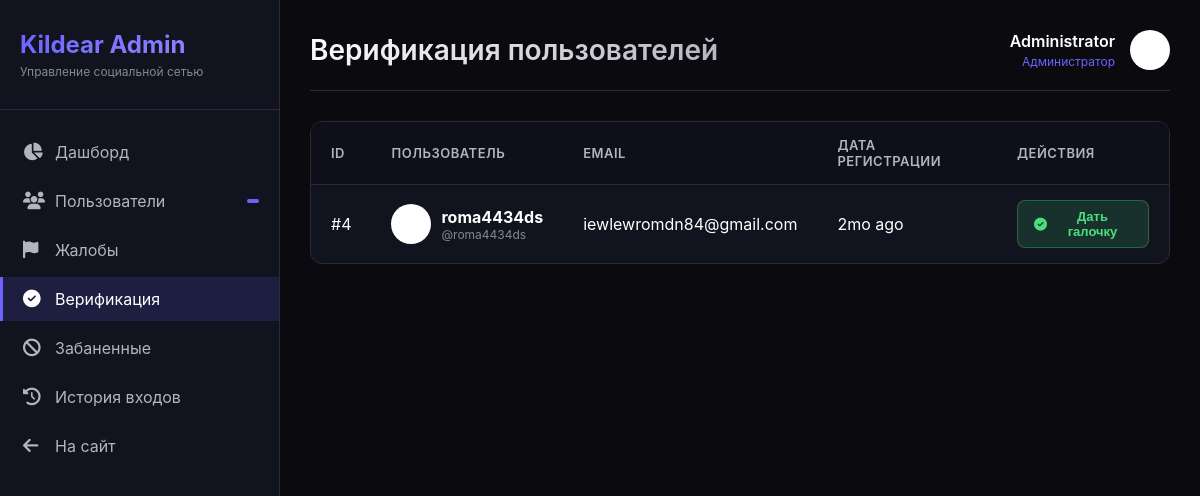
The app's page /admin/verification (signed in) with its own data.
### app.py (models this page shows, shortened)
class User(UserMixin, db.Model):
    id = db.Column(db.Integer, primary_key=True)
    username = db.Column(db.String(40), unique=True, nullable=False)
    email = db.Column(db.String(120), unique=True, nullable=False)
    password_hash = db.Column(db.String(256), nullable=False)
    display_name = db.Column(db.String(60), default="")
    bio = db.Column(db.String(500), default="")
    preset_avatar = db.Column(db.Integer, default=1)
    preset_cover = db.Column(db.Integer, nullable=True)
    can_upload_custom_avatar = db.Column(db.Boolean, default=False)
    can_upload_custom_cover = db.Column(db.Boolean, default=False)
    custom_avatar = db.Column(db.String(300), nullable=True)
    custom_cover = db.Column(db.String(300), nullable=True)
    website = db.Column(db.String(200), default="")
    location = db.Column(db.String(100), default="")
    accent_color = db.Column(db.String(7), default="#6c63ff")
    is_private = db.Column(db.Boolean, default=False)
    is_verified = db.Column(db.Boolean, default=False)
    is_banned = db.Column(db.Boolean, default=False)
    is_admin = db.Column(db.Boolean, default=False)
    is_moderator = db.Column(db.Boolean, default=False)
    is_online = db.Column(db.Boolean, default=False)
    last_seen = db.Column(db.DateTime, default=datetime.utcnow)
    created_at = db.Column(db.DateTime, default=datetime.utcnow)
    two_factor_enabled = db.Column(db.Boolean, default=False)
    two_factor_secret = db.Column(db.String(32), nullable=True)
    following = db.relationship(
        "User", secondary=follows,
        primaryjoin=follows.c.follower_id == id,
        secondaryjoin=follows.c.followed_id == id,
        backref=db.backref("followers", lazy="dynamic"),
        lazy="dynamic"
    )
    blocked_users = db.relationship(
        "User", secondary=blocks,
        primaryjoin=blocks.c.blocker_id == id,
        secondaryjoin=blocks.c.blocked_id == id,
        backref=db.backref("blocked_by", lazy="dynamic"),
        lazy="dynamic"
    )
    posts = db.relationship("Post", backref="author", lazy="dynamic", foreign_keys="Post.user_id")
    sent_msgs = db.relationship("Message", backref="sender", lazy="dynamic", foreign_keys="Message.sender_id")
    recv_msgs = db.relationship("Message", backref="receiver", lazy="dynamic", foreign_keys="Message.receiver_id")
    notifications = db.relationship("Notification", backref="recipient", lazy="dynamic",
                                    foreign_keys="Notification.user_id")
    comments = db.relationship("Comment", backref="author", lazy="dynamic")
    owned_groups = db.relationship("Group", backref="owner", lazy="dynamic")
    owned_channels = db.relationship("Channel", backref="owner", lazy="dynamic")
    login_history = db.relationship("LoginHistory", backref="user", lazy="dynamic")

### app.py (the view)
@app.route("/admin/verification")
@login_required
@admin_required
def admin_verification():
    page = request.args.get("page", 1, type=int)
    users = User.query.filter_by(is_verified=False, is_banned=False).order_by(User.created_at.desc()).paginate(
        page=page, per_page=20)
    return render_template("admin/verification.html", users=users)

### app.py (called while the page is built)
@app.template_filter('timeago')
def timeago_filter(date):
    if not date:
        return 'recently'
    now = datetime.utcnow()
    diff = now - date
    if diff.days > 365:
        return f"{diff.days // 365}y ago"
    elif diff.days > 30:
        return f"{diff.days // 30}mo ago"
    elif diff.days > 0:
        return f"{diff.days}d ago"
    elif diff.seconds > 3600:
        return f"{diff.seconds // 3600}h ago"
    elif diff.seconds > 60:
        return f"{diff.seconds // 60}m ago"
    else:
        return "just now"

def admin_required(f):
    @wraps(f)
    def decorated_function(*args, **kwargs):
        if not current_user.is_authenticated or not current_user.is_admin:
            abort(403)
        return f(*args, **kwargs)
    return decorated_function

def get_client_ip():
    if request.headers.get('X-Forwarded-For'):
        return request.headers.get('X-Forwarded-For').split(',')[0].strip()
    return request.remote_addr or '0.0.0.0'

@app.before_request
def ddos_shield():
    ip = get_client_ip()
    if ip in _blocked_ips:
        abort(429)
    now = time.time()
    window = [t for t in _req_log[ip] if now - t < 10]
    window.append(now)
    _req_log[ip] = window
    if len(window) > 200:
        _blocked_ips.add(ip)
        app.logger.warning(f"[DDoS] Blocked IP: {ip}")
        abort(429)
    if request.content_length and request.content_length > app.config["MAX_CONTENT_LENGTH"]:
        abort(413)

@login_mgr.user_loader
def load_user(user_id):
    return db.session.get(User, int(user_id))

### templates/admin/verification.html (shortened to what this page needs)
{% extends "admin/base_admin.html" %}
{% block header %}Верификация пользователей{% endblock %}
{% block content %}
<div class="admin-table-container">
    <table class="admin-table">
        <thead>
            <tr>
                <th>ID</th>
                <th>Пользователь</th>
                <th>Email</th>
                <th>Дата регистрации</th>
                <th>Действия</th>
            </tr>
        </thead>
        <tbody>
            {% for user in users.items %}
            <tr>
                <td>#{{ user.id }}</td>
                <td>
                    <div style="display: flex; align-items: center; gap: 10px;">
                        <img src="{{ user.avatar or '/static/default_avatar.png' }}" style="width: 40px; height: 40px; border-radius: 50%;">
                        <div>
                            <strong>{{ user.display_name or user.username }}</strong>
                            <div style="font-size: 12px; color: #7f8c8d;">@{{ user.username }}</div>
                        </div>
                    </div>
                </td>
                <td>{{ user.email }}</td>
                <td>{{ user.created_at|timeago }}</td>
                <td>
                    <form method="POST" action="{{ url_for('admin_toggle_verify', user_id=user.id) }}" style="display: inline;">
                        <button type="submit" class="admin-btn admin-btn-success" onclick="return confirm('Верифицировать пользователя {{ user.username }}?')">
                            <i class="fa-solid fa-check-circle"></i> Дать галочку
                        </button>
                    </form>
                </td>
            </tr>
            {% else %}
            <tr>
                <td colspan="5" style="text-align: center; color: #7f8c8d;">Нет пользователей, ожидающих верификации</td>
            </tr>
            {% endfor %}
        </tbody>
    </table>
</div>
{% endblock %}

### templates/admin/base_admin.html (shortened to what this page needs)
<!DOCTYPE html>
<html lang="ru">
<head>
    <link rel="stylesheet" href="https://cdnjs.cloudflare.com/ajax/libs/font-awesome/6.4.0/css/all.min.css">
</head>
<body>
    <div class="admin-layout">
        <div class="admin-sidebar">
            <div class="admin-logo">
                <h2>Kildear Admin</h2>
                <p>Управление социальной сетью</p>
            </div>
            <ul class="admin-nav">
                <li class="admin-nav-item">
                    <a href="{{ url_for('admin_dashboard') }}" class="admin-nav-link {% if request.endpoint == 'admin_dashboard' %}active{% endif %}">
                        <i class="fa-solid fa-chart-pie"></i>
                        <span>Дашборд</span>
                    </a>
                </li>
                <li class="admin-nav-item">
                    <a href="{{ url_for('admin_users') }}" class="admin-nav-link {% if request.endpoint == 'admin_users' %}active{% endif %}">
                        <i class="fa-solid fa-users"></i>
                        <span>Пользователи</span>
                        <span class="admin-badge">{{ stats.total_users if stats else 0 }}</span>
                    </a>
                </li>
                <li class="admin-nav-item">
                    <a href="{{ url_for('admin_reports') }}" class="admin-nav-link {% if request.endpoint == 'admin_reports' %}active{% endif %}">
                        <i class="fa-solid fa-flag"></i>
                        <span>Жалобы</span>
                    </a>
                </li>
                <li class="admin-nav-item">
                    <a href="{{ url_for('admin_verification') }}" class="admin-nav-link {% if request.endpoint == 'admin_verification' %}active{% endif %}">
                        <i class="fa-solid fa-check-circle"></i>
                        <span>Верификация</span>
                    </a>
                </li>
                <li class="admin-nav-item">
                    <a href="{{ url_for('admin_banned') }}" class="admin-nav-link {% if request.endpoint == 'admin_banned' %}active{% endif %}">
                        <i class="fa-solid fa-ban"></i>
                        <span>Забаненные</span>
                    </a>
                </li>
                <li class="admin-nav-item">
                    <a href="{{ url_for('admin_logs') }}" class="admin-nav-link {% if request.endpoint == 'admin_logs' %}active{% endif %}">
                        <i class="fa-solid fa-history"></i>
                        <span>История входов</span>
                    </a>
                </li>
                <li class="admin-nav-item">
                    <a href="{{ url_for('index') }}" class="admin-nav-link">
                        <i class="fa-solid fa-arrow-left"></i>
                        <span>На сайт</span>
                    </a>
                </li>
            </ul>
        </div>
        <div class="admin-main">
            <div class="admin-header">
                <h1>{% block header %}Панель управления{% endblock %}</h1>
                <div class="admin-user">
                    <div class="admin-user-info">
                        <div class="admin-user-name">{{ current_user.display_name or current_user.username }}</div>
                        <div class="admin-user-role">Администратор</div>
                    </div>
                    <img src="{{ current_user.avatar or '/static/default_avatar.png' }}" alt="Admin">
                </div>
            </div>
            {% block content %}{% endblock %}
        </div>
    </div>
</body>
</html>

### templates/admin/base_admin.html (style rules this page uses)
* { margin: 0; padding: 0; box-sizing: border-box; }
body { font-family: -apple-system, BlinkMacSystemFont, 'Segoe UI', Roboto, Oxygen, Ubuntu, sans-serif; background: #0a0a0f; color: #fff; }
.admin-layout { display: flex; min-height: 100vh; }
.admin-sidebar { width: 280px; background: #11131f; border-right: 1px solid #2a2a3a; padding: 30px 0; position: fixed; height: 100vh; overflow-y: auto; }
.admin-logo { padding: 0 20px 30px; border-bottom: 1px solid #2a2a3a; margin-bottom: 20px; }
.admin-logo h2 { font-size: 24px; font-weight: 700; background: linear-gradient(135deg, #6c63ff, #9b8fff); -webkit-background-clip: text; -webkit-text-fill-color: transparent; }
.admin-logo p { color: #7f8c8d; font-size: 12px; margin-top: 5px; }
.admin-nav { list-style: none; }
.admin-nav-item { margin: 5px 0; }
.admin-nav-link { display: flex; align-items: center; gap: 12px; padding: 12px 20px; color: #b4b4c0; text-decoration: none; transition: all 0.2s; border-left: 3px solid transparent; }
.admin-nav-link.active { background: rgba(108, 99, 255, 0.15); color: #fff; border-left-color: #6c63ff; }
.admin-nav-link i { width: 20px; font-size: 1.1rem; }
.admin-badge { margin-left: auto; background: #6c63ff; color: white; font-size: 11px; padding: 2px 6px; border-radius: 10px; }
.admin-main { flex: 1; margin-left: 280px; padding: 30px; }
.admin-header { display: flex; justify-content: space-between; align-items: center; margin-bottom: 30px; padding-bottom: 20px; border-bottom: 1px solid #2a2a3a; }
.admin-header h1 { font-size: 28px; font-weight: 600; background: linear-gradient(135deg, #fff, #b4b4c0); -webkit-background-clip: text; -webkit-text-fill-color: transparent; }
.admin-user { display: flex; align-items: center; gap: 15px; }
.admin-user img { width: 40px; height: 40px; border-radius: 50%; object-fit: cover; }
.admin-user-info { text-align: right; }
.admin-user-name { font-weight: 600; margin-bottom: 3px; }
.admin-user-role { font-size: 12px; color: #6c63ff; }
.admin-table-container { background: #11131f; border: 1px solid #2a2a3a; border-radius: 12px; overflow: hidden; margin-bottom: 30px; }
.admin-table { width: 100%; border-collapse: collapse; }
.admin-table th { text-align: left; padding: 15px 20px; background: #0f0f1a; color: #b4b4c0; font-weight: 600; font-size: 13px; text-transform: uppercase; letter-spacing: 0.5px; }
.admin-table td { padding: 15px 20px; border-top: 1px solid #2a2a3a; color: #fff; }
.admin-btn { padding: 8px 16px; border-radius: 8px; border: none; font-size: 13px; font-weight: 600; cursor: pointer; transition: all 0.2s; display: inline-flex; align-items: center; gap: 6px; }
.admin-btn-success { background: rgba(74, 222, 128, 0.15); color: #4ade80; border: 1px solid rgba(74, 222, 128, 0.3); }

### records on screen
User: display_name "Administrator"
User: id "4", display_name "roma4434ds", username "roma4434ds", email "iewlewromdn84@gmail.com", created_at "2mo ago"
